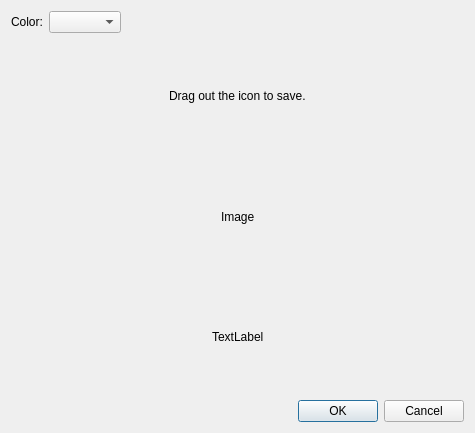
<?xml version="1.0" encoding="UTF-8"?>
<ui version="4.0">
 <class>FileDetailDialog</class>
 <widget class="QDialog" name="FileDetailDialog">
  <property name="geometry">
   <rect>
    <x>0</x>
    <y>0</y>
    <width>475</width>
    <height>433</height>
   </rect>
  </property>
  <property name="windowTitle">
   <string>File</string>
  </property>
  <layout class="QVBoxLayout" name="verticalLayout">
   <item>
    <layout class="QHBoxLayout" name="horizontalLayout">
     <item>
      <widget class="QLabel" name="label">
       <property name="text">
        <string>Color:</string>
       </property>
       <property name="buddy">
        <cstring>comboBox</cstring>
       </property>
      </widget>
     </item>
     <item>
      <widget class="QComboBox" name="comboBox"/>
     </item>
     <item>
      <spacer name="horizontalSpacer_7">
       <property name="orientation">
        <enum>Qt::Horizontal</enum>
       </property>
       <property name="sizeHint" stdset="0">
        <size>
         <width>40</width>
         <height>20</height>
        </size>
       </property>
      </spacer>
     </item>
    </layout>
   </item>
   <item>
    <layout class="QHBoxLayout" name="horizontalLayout_2">
     <item>
      <spacer name="horizontalSpacer">
       <property name="orientation">
        <enum>Qt::Horizontal</enum>
       </property>
       <property name="sizeHint" stdset="0">
        <size>
         <width>40</width>
         <height>20</height>
        </size>
       </property>
      </spacer>
     </item>
     <item>
      <widget class="QLabel" name="label_3">
       <property name="text">
        <string>Drag out the icon to save.</string>
       </property>
      </widget>
     </item>
     <item>
      <spacer name="horizontalSpacer_2">
       <property name="orientation">
        <enum>Qt::Horizontal</enum>
       </property>
       <property name="sizeHint" stdset="0">
        <size>
         <width>40</width>
         <height>20</height>
        </size>
       </property>
      </spacer>
     </item>
    </layout>
   </item>
   <item>
    <layout class="QHBoxLayout" name="horizontalLayout_3">
     <item>
      <spacer name="horizontalSpacer_3">
       <property name="orientation">
        <enum>Qt::Horizontal</enum>
       </property>
       <property name="sizeHint" stdset="0">
        <size>
         <width>40</width>
         <height>20</height>
        </size>
       </property>
      </spacer>
     </item>
     <item>
      <widget class="QLabel" name="label_icon">
       <property name="text">
        <string>Image</string>
       </property>
      </widget>
     </item>
     <item>
      <spacer name="horizontalSpacer_4">
       <property name="orientation">
        <enum>Qt::Horizontal</enum>
       </property>
       <property name="sizeHint" stdset="0">
        <size>
         <width>40</width>
         <height>20</height>
        </size>
       </property>
      </spacer>
     </item>
    </layout>
   </item>
   <item>
    <layout class="QHBoxLayout" name="horizontalLayout_4">
     <item>
      <spacer name="horizontalSpacer_5">
       <property name="orientation">
        <enum>Qt::Horizontal</enum>
       </property>
       <property name="sizeHint" stdset="0">
        <size>
         <width>40</width>
         <height>20</height>
        </size>
       </property>
      </spacer>
     </item>
     <item>
      <widget class="QLabel" name="label_filename">
       <property name="text">
        <string>TextLabel</string>
       </property>
      </widget>
     </item>
     <item>
      <spacer name="horizontalSpacer_6">
       <property name="orientation">
        <enum>Qt::Horizontal</enum>
       </property>
       <property name="sizeHint" stdset="0">
        <size>
         <width>40</width>
         <height>20</height>
        </size>
       </property>
      </spacer>
     </item>
    </layout>
   </item>
   <item>
    <widget class="QDialogButtonBox" name="buttonBox">
     <property name="orientation">
      <enum>Qt::Horizontal</enum>
     </property>
     <property name="standardButtons">
      <set>QDialogButtonBox::Cancel|QDialogButtonBox::Ok</set>
     </property>
    </widget>
   </item>
  </layout>
 </widget>
 <resources/>
 <connections>
  <connection>
   <sender>buttonBox</sender>
   <signal>accepted()</signal>
   <receiver>FileDetailDialog</receiver>
   <slot>accept()</slot>
   <hints>
    <hint type="sourcelabel">
     <x>248</x>
     <y>254</y>
    </hint>
    <hint type="destinationlabel">
     <x>157</x>
     <y>274</y>
    </hint>
   </hints>
  </connection>
  <connection>
   <sender>buttonBox</sender>
   <signal>rejected()</signal>
   <receiver>FileDetailDialog</receiver>
   <slot>reject()</slot>
   <hints>
    <hint type="sourcelabel">
     <x>316</x>
     <y>260</y>
    </hint>
    <hint type="destinationlabel">
     <x>286</x>
     <y>274</y>
    </hint>
   </hints>
  </connection>
 </connections>
</ui>
